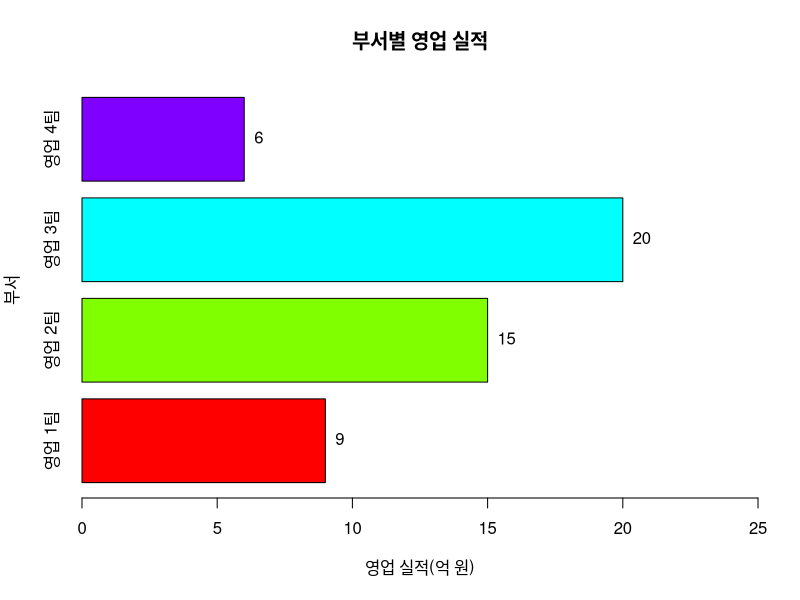

Write the R code that produced this figure.
#########################################
# 5.8 수평 바차트의 데이터라벨 달기
#########################################


#===== p. 128 수평 바차트의 데이터라벨 달기 

height <- c(9, 15, 20, 6)
name <- c("영업 1팀", "영업 2팀", "영업 3팀", "영업 4팀")

bp <- barplot(height, 
              names.arg=name, 
              main="부서별 영업 실적",
              xlim=c(0,25),                         # x축의 상한값 조절
              col=rainbow(length(height)),
              xlab="영업 실적(억 원)", 
              ylab="부서", 
              horiz=TRUE, 
              width=50
)


text(x=height,                                     # x 축이 영업실적.  이에 대하여 라벨을 달 것임.
     y=bp,                                              
     labels=round(height,0),                # height 값의 데이터 라벨 지정
     pos=4                                             # pos=4 
)

#===== 수평 바차트의 데이터라벨 달기 끝

